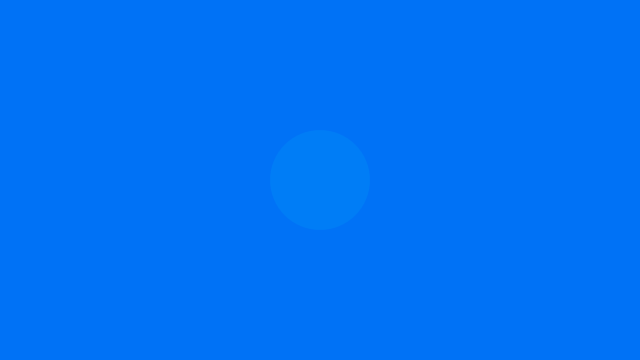
Frame 1 (no input)
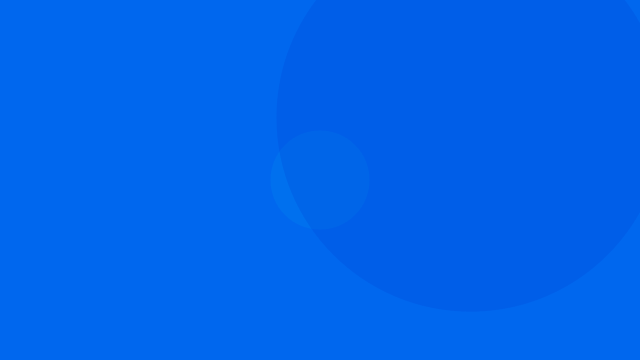
Frame 60 (the mouse pressed at the canvas centre just before this capture)
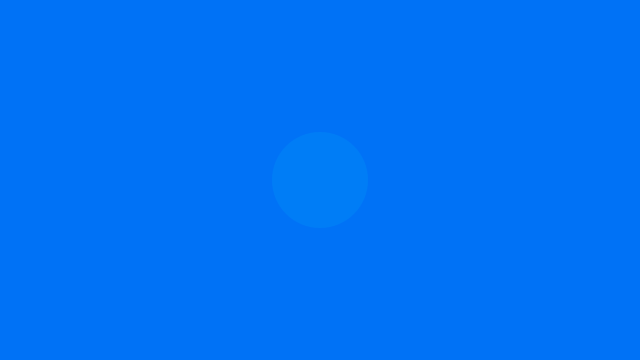
Frame 120 (the mouse held since frame 60 and released just before this capture)

The Processing sketch that drew these frames (run headless with seeded random() and noise(); from frame 60 on, the mouse is pressed at the canvas centre):

// Processing sketch: processing_142725
// ── processing_142725.pde

float a = 0.0;
float s = 0.0;

void setup() {
  size(640, 360);
  noStroke();
  rectMode(CENTER);
  frameRate(30);
}

void draw() {
  
  background(0,127,255);
  
  a = a + 0.05;
  s = cos(a)*2;
  
  
  
  translate(width/2, height/2);
  scale(s); 
  fill(0,140,255);
  ellipse(0, 0, 50, 50);
 
  translate(width/2, height/2);
  scale(s); 
  fill(0,200,255);
  ellipse(0, 0, 100, 100);  
  
  
  translate(200, 75);
  fill(0, 45, 200, 40);
  scale(s);
  ellipse(0, 0, 50, 50);  

  translate(25, 25);
  fill(0, 45, 200, 40);
  scale(s/2);
  ellipse(0, 0, 200, 200);

  translate(75, 50);
  fill(0, 45, 200, 40);
  scale(s+30);
  ellipse(0, 0, 50, 50);  
}
